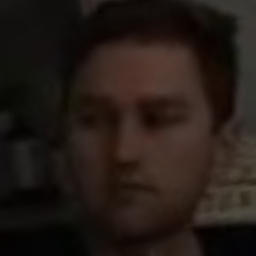
#> input picture result/sorted/0/3511063_01.jpg, 256 x 256 px; its folder holds only this picture in this run
$ python face_brightness.py
#> lines starting #> are read from the running program, lines starting #| are printed output that depends on the picture
import os
import glob
import tqdm
import cv2
import numpy as np
import matplotlib.pyplot as plt

if __name__ == "__main__":

  cwd = os.getcwd()
  sort_dir = os.path.join(cwd, "result", "sorted")

  lighter_skin = [0, 5, 7, 9, 10, 11, 13, 15, 16, 21, 22, 23, 24, 25, 26, 28, 33, 34, 36, 37, 39, 41, 42, 43, 46, 47, 48, 49, 50, 51, 52, 53, 54, 55, 56, 60, 63, 66, 68, 71, 72, 73, 74, 75, 76, 77, 78, 82, 83, 86, 87, 88, 90, 91, 92, 93, 94, 97, 98, 99, 102]
  darker_skin = [14, 20, 32, 57, 58, 62, 67, 79, 80, 96, 106, 107]

  ls_array = np.zeros(0)
  for idx in tqdm.tqdm(lighter_skin):
      targ_dir = os.path.join(sort_dir, f"{idx}", "*.jpg")
      img_dirs = glob.glob(targ_dir)
      for img_dir in img_dirs:
          img = cv2.imread(img_dir)
#> img is the input picture: shape (256, 256, 3); mean B, G, R 21.9, 27.1, 36.3
          img_gscale = np.sum(img, axis=2)
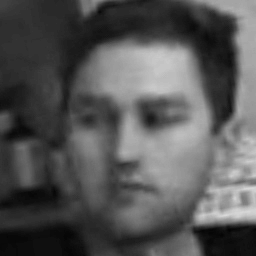
#> img_gscale: shape (256, 256) uint64; min 3, max 217, mean 85.2
          ls_array = np.append(ls_array, img_gscale.ravel())

  print(ls_array.shape)
#| (65536,)

  plt.hist(ls_array, density=True)
  plt.title("Brightness Spectrum for Lighter Skinned Faces")
  plt.show()
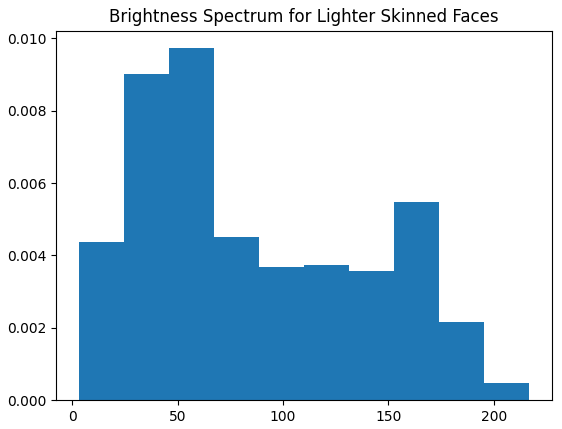
#> figure drawn by matplotlib, 1 panel; tallest bar 0.00973 high, from x = 45.8 to 67.2

  ds_array = np.zeros(0)
  for idx in tqdm.tqdm(darker_skin):
      targ_dir = os.path.join(sort_dir, f"{idx}", "*.jpg")
      img_dirs = glob.glob(targ_dir)
      for img_dir in img_dirs:
          img = cv2.imread(img_dir)
          img_gscale = np.sum(img, axis=2)
          ds_array = np.append(ds_array, img_gscale.ravel())


  print(ds_array.shape)

  plt.hist(ds_array, density=True)
  plt.title("Brightness Spectrum for Darker Skinned Faces")
  plt.show()
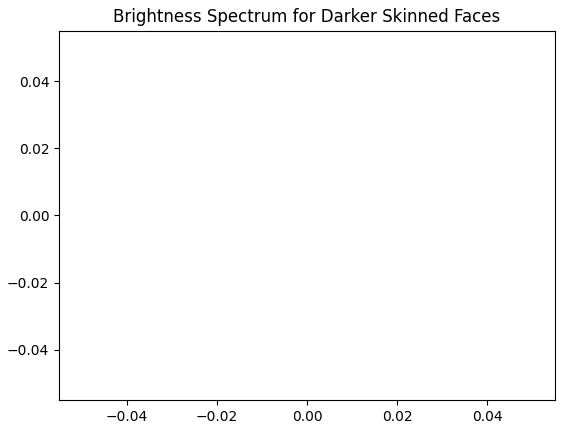
#> figure drawn by matplotlib, 1 panel
